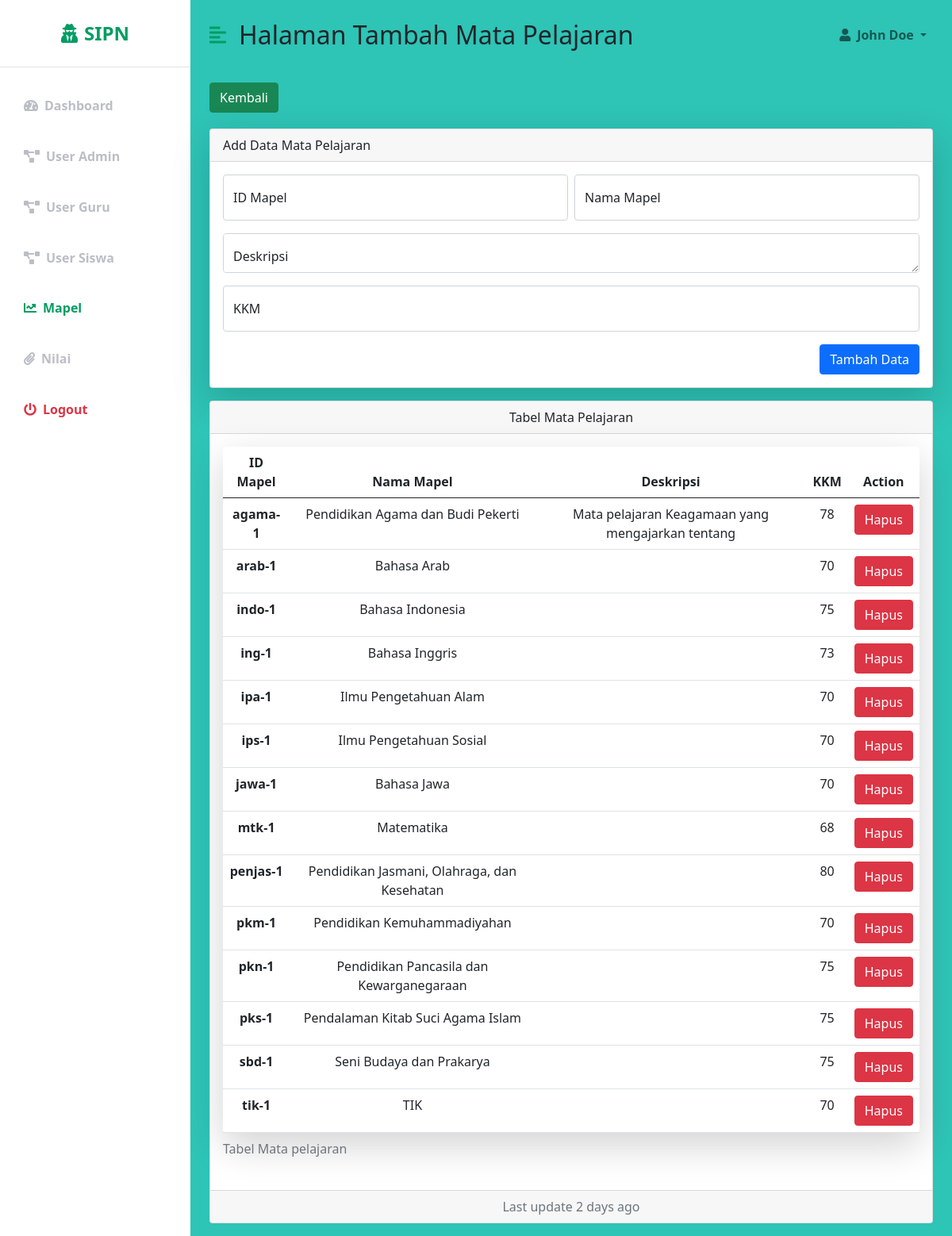
The page /user-admin/tambah-mapel.php on the database its author committed.
### tables this page shows
CREATE TABLE `mata_pelajaran` (
  `id_mapel` varchar(10) NOT NULL,
  `nama` varchar(50) DEFAULT NULL,
  `deskripsi` varchar(50) DEFAULT NULL,
  `kkm` int(2) DEFAULT NULL,
  PRIMARY KEY (`id_mapel`)
);

### config/functions.php (called while the page is built, shortened)
<?php
include_once "koneksi.php";
class Functions
{
	function getDataMapel()
	{
		global $conn;
		$sql = "SELECT * FROM mata_pelajaran";
		$result = $conn->query($sql);
		return $result;
	}
}

### user-admin/tambah-mapel.php (the view, shortened to what this page needs)
<?php
include_once "../config/koneksi.php";
include_once "../config/library.php";
require_once "../config/functions.php";
$fun = new Functions();
?>
<!DOCTYPE html>
<html lang="en">
<head>
</head>
<body>
    <div class="d-flex" id="wrapper">
        <div class="bg-white" id="sidebar-wrapper">
            <div class="sidebar-heading text-center py-4 primary-text fs-4 fw-bold text-uppercase border-bottom"><em class="fas fa-user-secret me-2"></em>SIPN</div>
            <div class="list-group list-group-flush my-3">
                <a href="#" class="list-group-item list-group-item-action bg-transparent second-text fw-bold"><em class="fas fa-tachometer-alt me-2"></em>Dashboard</a>
                <a href="../user-admin/user.php" class="list-group-item list-group-item-action bg-transparent second-text fw-bold"><em class="fas fa-project-diagram me-2"></em>User Admin</a>
                <a href="../user-admin/user-guru.php" class="list-group-item list-group-item-action bg-transparent second-text fw-bold"><em class="fas fa-project-diagram me-2"></em>User Guru</a>
                <a href="../user-admin/user-siswa.php" class="list-group-item list-group-item-action bg-transparent second-text fw-bold"><em class="fas fa-project-diagram me-2"></em>User Siswa</a>
                <a href="../user-admin/kbm.php" class="list-group-item list-group-item-action bg-transparent second-text active"><em class="fas fa-chart-line me-2"></em>Mapel</a>
                <a href="#" class="list-group-item list-group-item-action bg-transparent second-text fw-bold"><em class="fas fa-paperclip me-2"></em>Nilai</a>
                <a href="#" class="list-group-item list-group-item-action bg-transparent text-danger fw-bold"><em class="fas fa-power-off me-2"></em>Logout</a>
            </div>
        </div>
        <div id="page-content-wrapper">
            <nav class="navbar navbar-expand-lg navbar-light bg-transparent py-4 px-4">
                <div class="d-flex align-items-center">
                    <em class="fas fa-align-left primary-text fs-4 me-3" id="menu-toggle"></em>
                    <h2 class="fs-2 m-0">Halaman Tambah Mata Pelajaran</h2>
                </div>
                <div class="collapse navbar-collapse" id="navbarSupportedContent">
                    <ul class="navbar-nav ms-auto mb-2 mb-lg-0">
                        <li class="nav-item dropdown">
                            <a class="nav-link dropdown-toggle second-text fw-bold" href="#" id="navbarDropdown" role="button" data-bs-toggle="dropdown" aria-expanded="false">
                                <em class="fas fa-user me-2"></em>John Doe
                            </a>
                        </li>
                    </ul>
                </div>
            </nav>
            <div class="container-fluid px-4">
                <div class="row my-3">
                    <div class="d-flex mb-3">
                        <div class="">
                            <a href="../user-admin/kbm.php" class="btn btn-success">Kembali</a>
                        </div>
                    </div>
                    <div class="col mt-1">
                        <div>
                            <div class="card shadow-lg">
                                <div class="card-header">
                                    Add Data Mata Pelajaran
                                </div>
                                <div class="card-body">
                                    <form>
                                        <div class="row g-2">
                                            <div class="col-md">
                                                <div class="form-floating">
                                                    <input type="text" class="form-control" id="input1" placeholder="ID Mapel">
                                                    <label for="input1">ID Mapel</label>
                                                </div>
                                            </div>
                                            <div class="col-md">
                                                <div class="form-floating">
                                                    <input type="text" class="form-control" id="input2" placeholder="Nama Mapel">
                                                    <label for="input2">Nama Mapel</label>
                                                </div>
                                            </div>
                                        </div>
                                        <div class="form-floating mt-3">
                                            <textarea class="form-control" placeholder="Maukkan deskripsi mapel" id="input3" style="height: 50px"></textarea>
                                            <label for="input3">Deskripsi</label>
                                        </div>
                                        <div class="form-floating mt-3">
                                            <input type="text" class="form-control" id="input4" placeholder="KKM">
                                            <label for="input4">KKM</label>
                                        </div>
                                        <a href="#" class="btn btn-primary mt-3 float-end">Tambah Data</a>
                                    </form>
                                </div>
                            </div>
                            <div class="card text-center mt-3">
                                <div class="card-header">
                                    Tabel Mata Pelajaran
                                </div>
                                <div class="card-body">
                                    <table class="table bg-white rounded shadow-lg  table-hover" id='tabel_kbm'>
                                        <caption>Tabel Mata pelajaran</caption>
                                        <thead>
                                            <tr>
                                                <th scope="col-auto">ID Mapel</th>
                                                <th scope="col-auto">Nama Mapel</th>
                                                <th scope="col-auto">Deskripsi</th>
                                                <th scope="col-auto">KKM</th>
                                                <th scope="col-auto">Action</th>
                                            </tr>
                                        </thead>
                                        <tbody>
                                            <?php
                                            $result = $fun->getDataMapel();
                                            if ($result && $result->num_rows > 0) {
                                                while ($row = $result->fetch_assoc()) { ?>
                                                    <tr>
                                                        <th scope="row" id="rowMapel"><?= $row["id_mapel"]; ?></th>
                                                        <td> <?= $row["nama"]; ?> </td>
                                                        <td> <?= $row["deskripsi"]; ?> </td>
                                                        <td> <?= $row["kkm"]; ?> </td>
                                                        <td>
                                                            <a href="#" class="btn btn-danger" id="btnHapusData">Hapus</a>
                                                        </td>
                                                    </tr>
                                            <?php }
                                            } ?>
                                        </tbody>
                                    </table>
                                </div>
                                <div class="card-footer text-muted">
                                    Last update 2 days ago
                                </div>
                            </div>
                        </div>
                    </div>
                </div>
            </div>
        </div>
    </div>
</body>
</html>

### style.css (style rules this page uses)
html { font-size: 1rem; }
:root { --main-bg-color: #65a6b2; --main-text-color: #009d63; --second-text-color: #bbbec5; --second-bg-color: #c1efde; }
.primary-text { color: var(--main-text-color); }
.second-text { color: var(--second-text-color); }
#wrapper { overflow-x: hidden; background-color: #2ec4b6; }
#sidebar-wrapper { min-height: 100vh; margin-left: -15rem; -webkit-transition: margin 0.25s ease-out; -moz-transition: margin 0.25s ease-out; -o-transition: margin 0.25s ease-out; transition: margin 0.25s ease-out; }
#sidebar-wrapper .sidebar-heading { padding: 0.875rem 1.25rem; font-size: 1.2rem; }
#sidebar-wrapper .list-group { width: 15rem; }
#page-content-wrapper { min-width: 100vw; }
#menu-toggle { cursor: pointer; }
.list-group-item { border: none; padding: 20px 30px; }
.list-group-item.active { background-color: transparent; color: var(--main-text-color); font-weight: bold; border: none; }
@media (min-width: 768px) { #sidebar-wrapper { margin-left: 0; } }
@media (min-width: 768px) { #page-content-wrapper { min-width: 0; width: 100%; } }

### rows shown on the page
mata_pelajaran: id_mapel "agama-1", nama "Pendidikan Agama dan Budi Pekerti", deskripsi "Mata pelajaran Keagamaan yang mengajarkan tentang", kkm "78"
mata_pelajaran: id_mapel "arab-1", nama "Bahasa Arab", kkm "70"
mata_pelajaran: id_mapel "indo-1", nama "Bahasa Indonesia", kkm "75"
mata_pelajaran: id_mapel "ing-1", nama "Bahasa Inggris", kkm "73"
mata_pelajaran: id_mapel "ipa-1", nama "Ilmu Pengetahuan Alam", kkm "70"
mata_pelajaran: id_mapel "ips-1", nama "Ilmu Pengetahuan Sosial", kkm "70"
mata_pelajaran: id_mapel "jawa-1", nama "Bahasa Jawa", kkm "70"
mata_pelajaran: id_mapel "mtk-1", nama "Matematika", kkm "68"
mata_pelajaran: id_mapel "penjas-1", nama "Pendidikan Jasmani, Olahraga, dan Kesehatan", kkm "80"
mata_pelajaran: id_mapel "pkm-1", nama "Pendidikan Kemuhammadiyahan", kkm "70"
mata_pelajaran: id_mapel "pkn-1", nama "Pendidikan Pancasila dan Kewarganegaraan", kkm "75"
mata_pelajaran: id_mapel "pks-1", nama "Pendalaman Kitab Suci Agama Islam", kkm "75"
mata_pelajaran: id_mapel "sbd-1", nama "Seni Budaya dan Prakarya", kkm "75"
mata_pelajaran: id_mapel "tik-1", nama "TIK", kkm "70"
